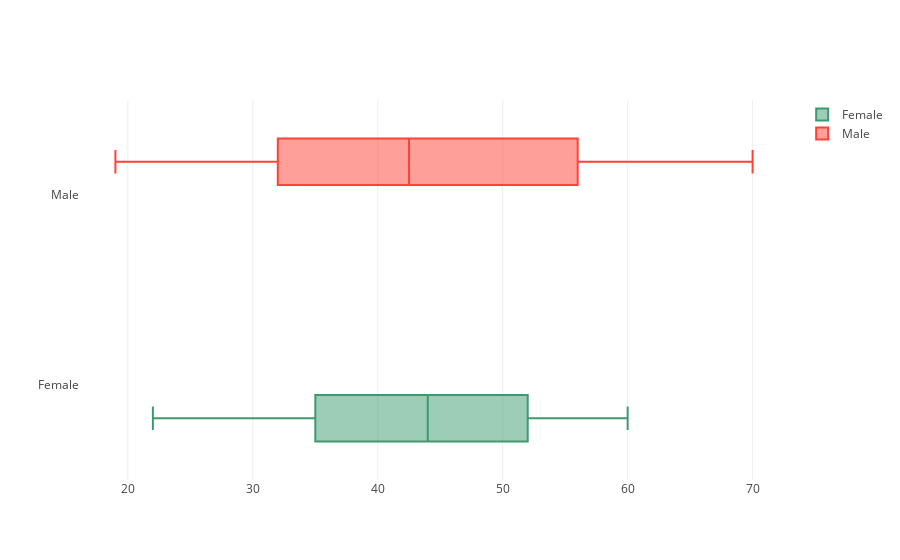

Notebook code for this chart:
### Markdown cell above
#### Age exploration by gender

### Code cell
trace1 = go.Box(
    name="Female",
    x=df[df['sex'] == 0].age.values,
    marker=dict(
        color='#3D9970'
    )
)
trace2 = go.Box(
    name="Male",
    x=df[df['sex'] == 1].age.values,
    marker=dict(
        color='#FF4136'
    )
)

data = [trace1, trace2]

layout = go.Layout(
    boxmode='group'
)
fig = go.Figure(data=data, layout=layout)
py.iplot(fig)

### Figure 1 — Plotly figure (JSON) as saved in the notebook; plotly's stock layout.template omitted (floating-point values rounded to 4 significant figures)
{"data": [{"marker": {"color": "#3D9970"}, "name": "Female", "type": "box", "uid": "bd8ecb00-2bd6-49c5-954a-6afbaeb26b09", "x": [54, 41, 39, 35, 33, 24, 35, 41, 23, 35, 48, 59, 42, 50, 47, 52, 53, 56, 45, 38, 38, 34, 55, 43, 44, 48, 27, 58, 50, 41, 32, 25, 35, 51, 58, 46, 40, 40, 48, 49, 35, 56, 59, 44, 48, 26, 31, 32, 29, 22, 31, 23, 28, 30, 36, 36, 34, 29, 37, 50, 47, 44, 47, 42, 46, 50, 41, 46, 48, 44, 50, 50, 41, 40, 43, 58, 57, 52, 52, 53, 54, 53, 59, 60, 57, 54, 58, 55]}, {"marker": {"color": "#FF4136"}, "name": "Male", "type": "box", "uid": "de2c5e13-b430-4bad-b2df-7912c7e6629a", "x": [41, 28, 19, 45, 62, 27, 26, 59, 44, 56, 29, 35, 54, 36, 54, 59, 66, 36, 60, 42, 35, 57, 49, 47, 47, 42, 43, 48, 52, 24, 23, 38, 27, 27, 66, 30, 34, 26, 35, 36, 22, 30, 26, 35, 27, 32, 33, 41, 51, 45, 48, 39, 60, 67, 57, 60, 62, 70, 55, 59, 58, 56]}], "layout": {"boxmode": "group"}}
